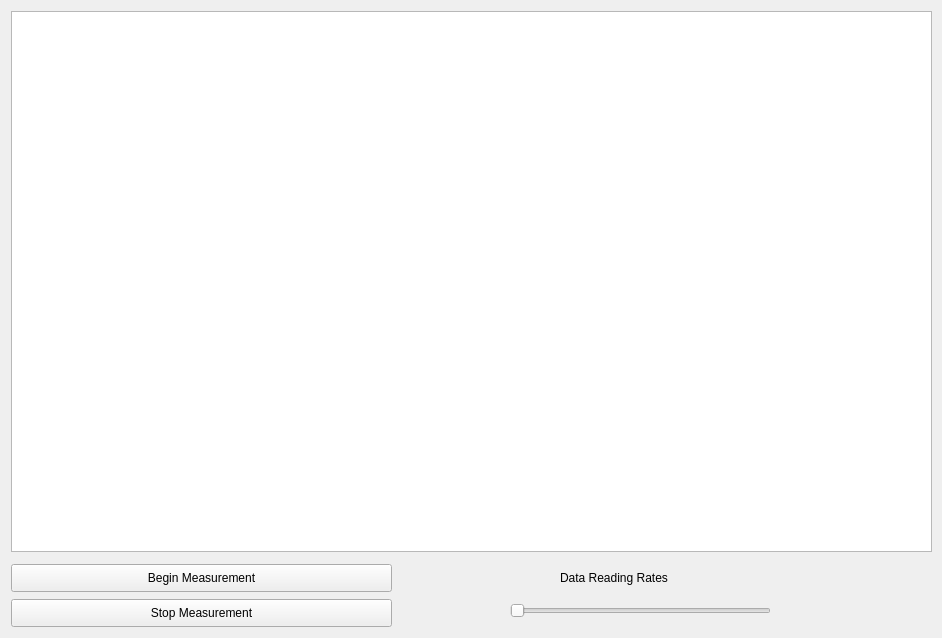
<?xml version="1.0" encoding="UTF-8"?>
<ui version="4.0">
 <class>Form</class>
 <widget class="QWidget" name="Form">
  <property name="geometry">
   <rect>
    <x>0</x>
    <y>0</y>
    <width>942</width>
    <height>638</height>
   </rect>
  </property>
  <property name="windowTitle">
   <string>Form</string>
  </property>
  <widget class="QGraphicsView" name="graphicsView">
   <property name="geometry">
    <rect>
     <x>11</x>
     <y>11</y>
     <width>921</width>
     <height>541</height>
    </rect>
   </property>
  </widget>
  <widget class="QPushButton" name="pushButton_2">
   <property name="geometry">
    <rect>
     <x>11</x>
     <y>599</y>
     <width>381</width>
     <height>28</height>
    </rect>
   </property>
   <property name="text">
    <string>Stop Measurement</string>
   </property>
  </widget>
  <widget class="QPushButton" name="pushButton">
   <property name="geometry">
    <rect>
     <x>11</x>
     <y>564</y>
     <width>381</width>
     <height>28</height>
    </rect>
   </property>
   <property name="text">
    <string>Begin Measurement</string>
   </property>
  </widget>
  <widget class="QSlider" name="horizontalSlider">
   <property name="geometry">
    <rect>
     <x>510</x>
     <y>600</y>
     <width>261</width>
     <height>22</height>
    </rect>
   </property>
   <property name="orientation">
    <enum>Qt::Horizontal</enum>
   </property>
  </widget>
  <widget class="QLabel" name="label">
   <property name="geometry">
    <rect>
     <x>560</x>
     <y>570</y>
     <width>151</width>
     <height>16</height>
    </rect>
   </property>
   <property name="text">
    <string>Data Reading Rates</string>
   </property>
  </widget>
 </widget>
 <resources/>
 <connections/>
</ui>
